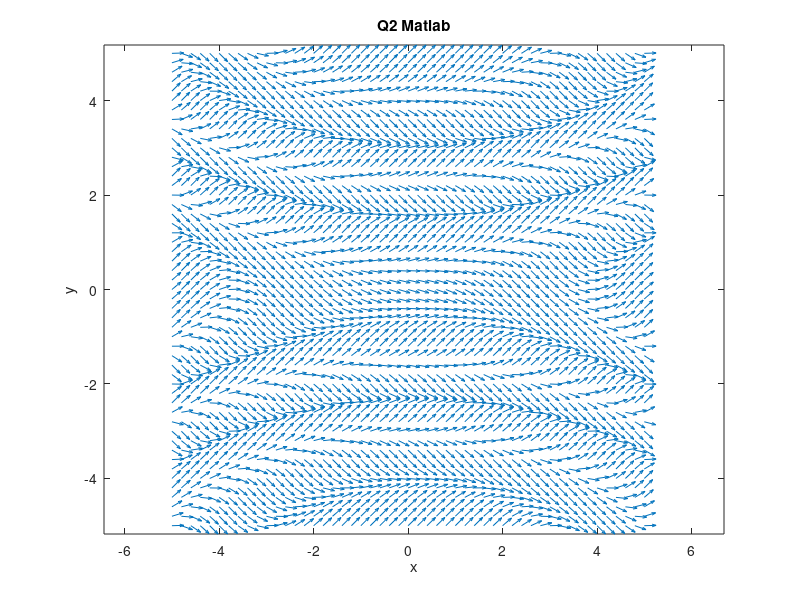

The MATLAB script that drew this image:
%% Question 2
% generates a mesh grid of points, computes vectors 'a' and 'b' based on the grid points using mathematical expressions, normalizes these vectors, and plots them using quiver
[x y] = meshgrid(-5:0.2:5,-5:0.2:5);

a = ones(size(x));
b = sin(x.^2./5 + 16*exp(-y.^2./10) );

ascaled = a./sqrt(a.^2+b.^2);
bscaled = b./sqrt(a.^2+b.^2);

quiver(x,y,ascaled,bscaled)
axis equal;
title('Q2 Matlab');
xlabel('x');
ylabel('y');